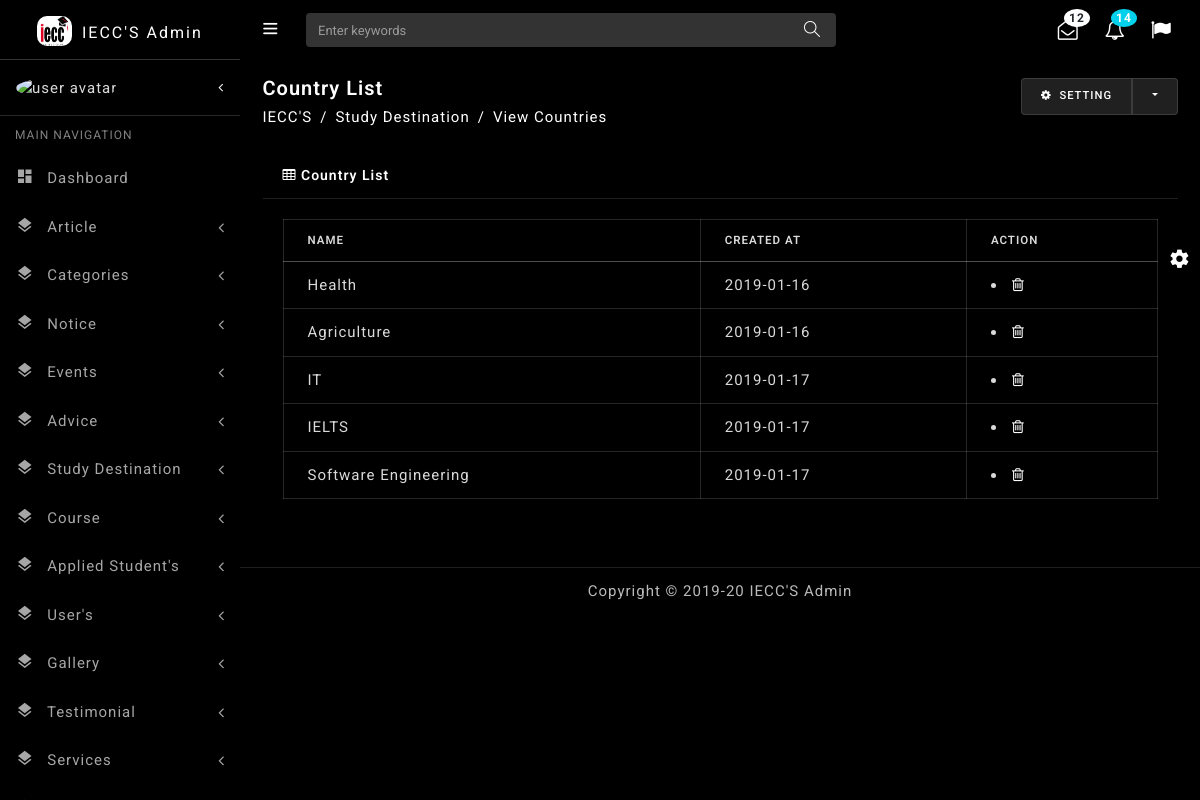
Page /admin/view_course.php on the committed database.
### tables this page shows
CREATE TABLE `tbl_course` (
  `id` int(11) NOT NULL,
  `course_name` text NOT NULL,
  `image` varchar(300) NOT NULL,
  `date` date NOT NULL
);

### class/connection.php (called while the page is built)
<?php
class connection {
    function __construct() {
        $this->db=new mysqli ("localhost","bdsentin_khan","vcg,jGnaN0(-","bdsentin_iecc");
    }
}
?>

### class/super_admin.php (called while the page is built, shortened)
<?php
class super_admin extends connection {
	public function view_course(){
		$view_course=$this->db->query("select * from tbl_course");
		return $view_course;
	}
}
?>

### admin/view_course.php (the view, shortened to what this page needs)
<?php include("include/header.php")?>
<div class="content-wrapper">
    <div class="container-fluid">
     <div class="row pt-2 pb-2">
        <div class="col-sm-9">
		    <h4 class="page-title">Country List</h4>
		    <ol class="breadcrumb">
            <li class="breadcrumb-item"><a href="javaScript:void();">IECC'S</a></li>
            <li class="breadcrumb-item"><a href="javaScript:void();">Study Destination</a></li>
            <li class="breadcrumb-item active" aria-current="page">View Countries</li>
         </ol>
	   </div>
	   <div class="col-sm-3">
       <div class="btn-group float-sm-right">
        <button type="button" class="btn btn-light waves-effect waves-light"><i class="fa fa-cog mr-1"></i> Setting</button>
        <button type="button" class="btn btn-light dropdown-toggle dropdown-toggle-split waves-effect waves-light" data-toggle="dropdown">
        </button>
      </div>
     </div>
     </div>
      <div class="row">
        <div class="col-lg-12">
          <div class="card">
            <div class="card-header"><i class="fa fa-table"></i> Country List</div>
            <div class="card-body">
              <div class="table-responsive">
              <table id="default-datatable" class="table table-bordered">
                <thead>
                    <tr>
                        <th>Name</th>
                        <th>Created at</th>
                        <th>Action</th>
                    </tr>
                </thead>
                <tbody>
				<?php $view_course=$super_admin->view_course();
					while($row=$view_course->fetch_array()){
 				?>
                    <tr>
                        <td><?php echo $row["course_name"]?></td>
                        <td ><?php echo $row["date"]?></td>
                        <td><li><a onclick="return confirm('You are going to delete.are you sure?')" href="view_course?delete=<?php echo $row["id"];?>"title="Delete"><i class="fa fa-trash-o"></i></a></li></td>
                    </tr>
                <?php }?>
                </tbody>
            </table>
            </div>
            </div>
          </div>
        </div>
      </div>
    </div>
<?php include("include/footer.php")?>

### rows in the picture
tbl_course: course_name "Health", date "2019-01-16"
tbl_course: course_name "Agriculture", date "2019-01-16"
tbl_course: course_name "IT", date "2019-01-17"
tbl_course: course_name "IELTS", date "2019-01-17"
tbl_course: course_name "Software Engineering", date "2019-01-17"
